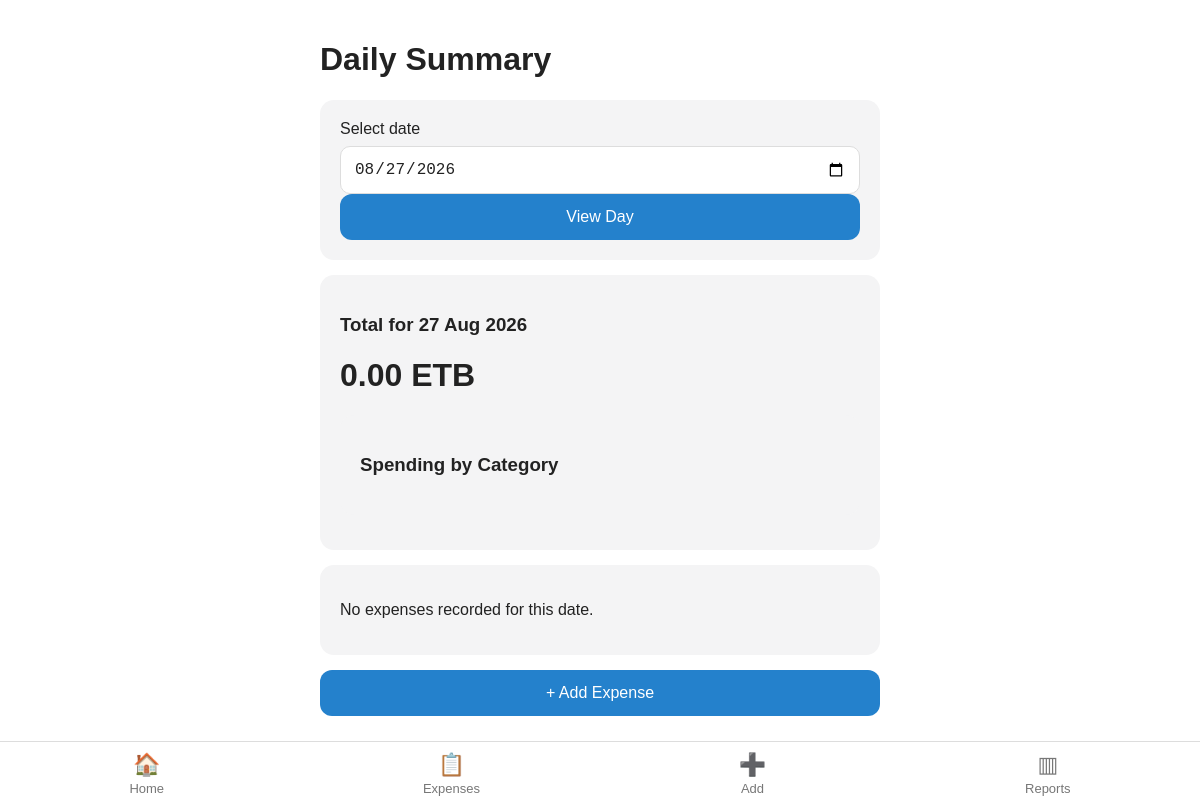
The page /daily-summary/ (signed in) on the database as committed earlier.
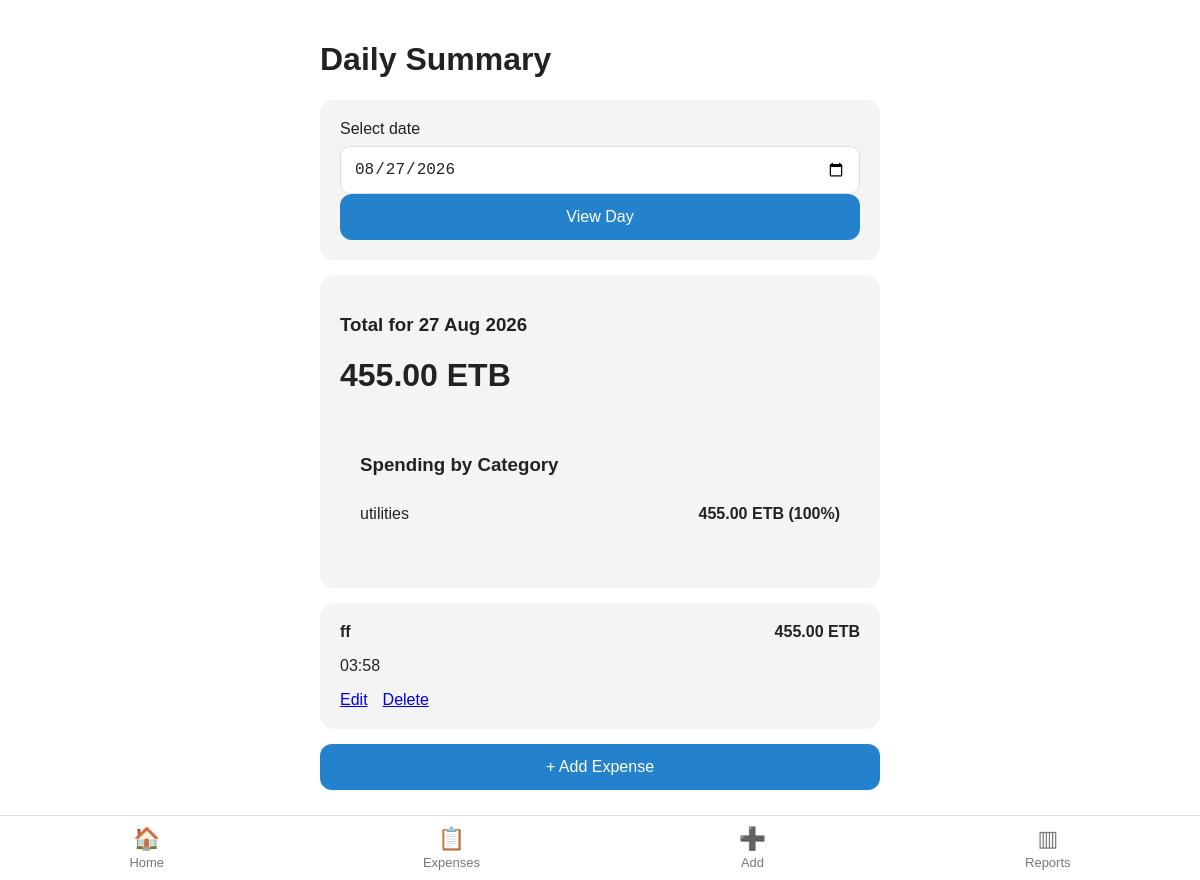
The same page on the database as committed later.
### myExpense/models.py (models this page shows, shortened)
class Expense(models.Model):
    class Category(models.TextChoices):
        FOOD = "food", "🍔 Food"
        TRANSPORT = "transport", "🚕 Transport"
        HOUSING = "housing", "🏠 Housing"
        UTILITIES = "utilities", "💡 Utilities"
        SHOPPING = "shopping", "🛒 Shopping"
        HEALTH = "health", "💊 Health"
        EDUCATION = "education", "🎓 Education"
        ENTERTAINMENT = "entertainment", "🎉 Entertainment"
        OTHER = "other", "📦 Other"
    user = models.ForeignKey(
        User,
        on_delete=models.CASCADE,
        related_name="expenses"
    )
    amount = models.DecimalField(
        max_digits=12,
        decimal_places=2
    )
    description = models.CharField(
        max_length=255
    )
    expense_date = models.DateField()
    created_at = models.DateTimeField(
        auto_now_add=True
    )
    updated_at = models.DateTimeField(
        auto_now=True
    )
    category = models.CharField(
        max_length=20,
        choices=Category.choices,
        default=Category.OTHER
    )

### myExpense/views.py (the view)
@login_required
def daily_summary(request):
    slected_date = request.GET.get("date")
    if slected_date:
        try:
            selected_date = date.fromisoformat(slected_date)
        except ValueError:
            selected_date = date.today()
    else:
        selected_date = date.today()
    daily_expenses = Expense.objects.filter(
        expense_date=selected_date,
        user=request.user
    ).order_by("-created_at")
    daily_total = daily_expenses.aggregate(
        total=Sum("amount")
    )["total"] or 0
    category_totals = daily_expenses.values("category").annotate(
        total=Sum("amount")
    ).order_by("-total")
    for category_total in category_totals:
        category_total["percentage"] = (category_total['total']/daily_total) * 100 if daily_total > 0 else 0
    return render(
        request,
        "daily_summary.html",
        {
            "daily_expenses": daily_expenses,
            "selected_date": selected_date,
            "daily_total": daily_total,
            "category_totals": category_totals,
        }
    )

### templates/daily_summary.html (shortened to what this page needs)
{% extends "base.html" %}
{% block content %}
<h1>Daily Summary</h1>
<form method="GET">
    <div class="card">
        <label>
            Select date
        </label>
        <input
            type="date"
            name="date"
            value="{{ selected_date|date:'Y-m-d' }}"
            class="input"
        >
        <br>
        <button
            type="submit"
            class="button"
        >
            View Day
        </button>
    </div>
</form>
<div class="card">
    <h3>
        Total for
        {{ selected_date|date:"d M Y" }}
    </h3>
    <h1>
        {{ daily_total|floatformat:2 }} ETB
    </h1>
    <div class="card">
    <h3>
        Spending by Category
    </h3>
    {% for category in category_totals %}
        <div style="
            display:flex;
            justify-content:space-between;
            padding:10px 0;
        ">
            <span>
                {{ category.category }}
            </span>
            <strong>
                {{ category.total|floatformat:2 }} ETB
                ({{ category.percentage|floatformat:0 }}%)
            </strong>
        </div>
    {% endfor %}
</div>
</div>
{% for expense in daily_expenses %}
<div class="card">
    <div style="
        display:flex;
        justify-content:space-between;
    ">
        <div>
            <strong>
                {{ expense.description }}
            </strong>
            <p>
                {{ expense.created_at|date:"H:i" }}
            </p>
        </div>
        <strong>
            {{ expense.amount|floatformat:2 }} ETB
        </strong>
    </div>
    <div style="
        display:flex;
        gap:15px;
    ">
        <a
            href="{% url 'edit_expense' expense.id %}"
        >
            Edit
        </a>
        <a
            href="{% url 'delete_expense' expense.id %}"
        >
            Delete
        </a>
    </div>
</div>
{% empty %}
<div class="card">
    <p>
        No expenses recorded for this date.
    </p>
</div>
{% endfor %}
<a
    href="{% url 'add_expense' %}"
    class="button"
    style="
        text-decoration:none;
        text-align:center;
    "
>
    + Add Expense
</a>
{% endblock %}

### templates/base.html (shortened to what this page needs)
{% load static %}
<!DOCTYPE html>
<html lang="en">
<head>
</head>
<body>
    <main class="container">
        {% block content %}
        {% endblock %}
    </main>
    {% if user.is_authenticated %}
    <nav class="bottom-nav">
    <a
        href="{% url 'dashboard' %}"
        class="nav-item"
    >
        <span class="nav-icon">🏠</span>
        Home
    </a>
    <a
        href="{% url 'expenses' %}"
        class="nav-item"
    >
        <span class="nav-icon">📋</span>
        Expenses
    </a>
    <a
        href="{% url 'add_expense' %}"
        class="nav-item"
    >
        <span class="nav-icon">➕</span>
        Add
    </a>
     <a
        href="{% url 'reports' %}"
        class="nav-item {% if request.resolver_match.url_name == 'reports' %}active{% endif %}"
    >
        <span class="nav-icon">▥</span>
        <span class="nav-label">Reports</span>
    </a>
</nav>
    {% endif %}
</body>
</html>

### templates/base.html (style rules this page uses)
* { box-sizing: border-box; }
body { margin: 0; font-family: Arial, sans-serif; background: var( --tg-theme-bg-color, #ffffff ); color: var( --tg-theme-text-color, #222222 ); padding-bottom: 70px; }
.container { max-width: 600px; margin: auto; padding: 20px; }
.card { background: var( --tg-theme-secondary-bg-color, #f4f4f5 ); border-radius: 14px; padding: 20px; margin-bottom: 15px; }
.button { display: block; width: 100%; border: none; border-radius: 12px; padding: 14px; background: var( --tg-theme-button-color, #2481cc ); color: var( --tg-theme-button-text-color, #ffffff ); font-size: 16px; cursor: pointer; }
.bottom-nav { position: fixed; bottom: 0; left: 0; right: 0; height: 65px; display: flex; justify-content: space-around; align-items: center; background: var( --tg-theme-bg-color, #ffffff ); border-top: 1px solid #ddd; z-index: 1000; }
.nav-item { text-decoration: none; color: var( --tg-theme-hint-color, #777 ); font-size: 13px; text-align: center; }
.nav-icon { font-size: 22px; display: block; margin-bottom: 3px; }
.input { width: 100%; padding: 13px; margin-top: 8px; border: 1px solid #ddd; border-radius: 10px; font-size: 16px; background: var( --tg-theme-bg-color, #ffffff ); color: var( --tg-theme-text-color, #222222 ); }

Rows that differ between the two databases and show on the page:
added Expense: category "utilities", total "455.00", percentage "100", description "ff", created_at "03:58", amount "455.00"
Other text that changed with them:
{{ daily_total|floatformat:2 }}: "0.00" → "455.00"
text no longer shown: "No expenses recorded for this date."
